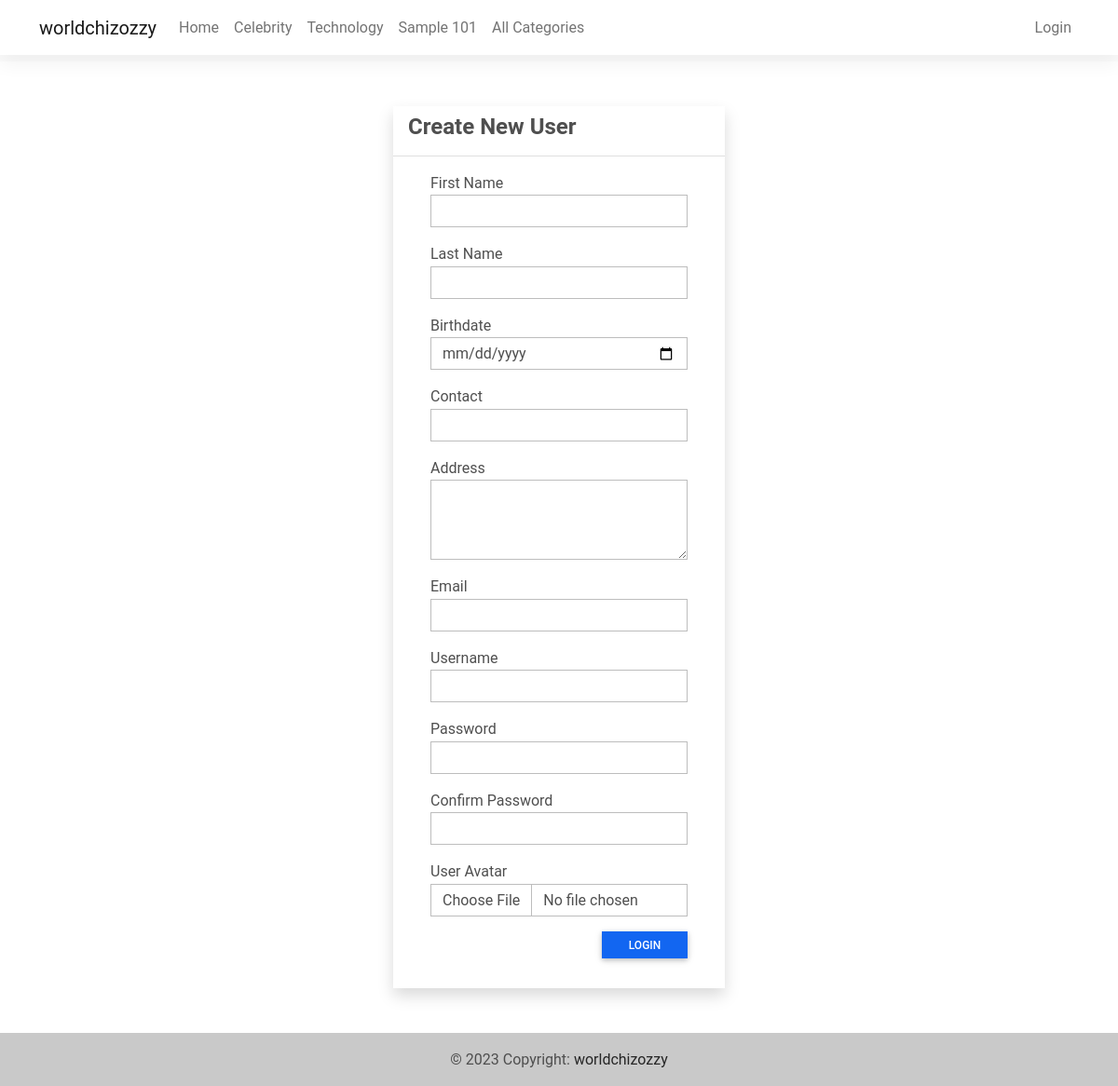
/user-register, run on the app's committed database.
### blogApp/models.py (models this page shows, shortened)
class Category(models.Model):
    class Meta:
        verbose_name_plural = 'categories'
    name = models.CharField(max_length=250)
    description = models.TextField(blank=True, null=True)
    status = models.IntegerField(default = 1)
    date_added = models.DateTimeField(default=timezone.now)
    date_updated = models.DateTimeField(auto_now=True)

### blogApp/views.py (the view, shortened to what this page needs)
# urls.py: path('user-register', views.registerUser, name="register-user"),
def registerUser(request):
    user = request.user
    if user.is_authenticated:
        return redirect('home-page')
    context['page_title'] = "Register User"
    return render(request,'register.html',context)

### blogApp/templates/register.html (shortened to what this page needs)
{% extends 'base.html' %}{% load static %}{% block pageContent %}
<div class="row justify-content-center">
    <div class="col-lg-4 col-md-6 col-sm-12 col-xs-12">
        <div class="card card-default rounded-0 shadow">
            <div class="card-header">
                <h4 class="card-title"><b>Create New User</b></h4>
            </div>
            <div class="card-body">
                <div class="container-fluid">
                    <form id="register-user" method="POST" action="{% url 'register-user' %}" enctype="multipart/form-data">
                        <div class="mdc-layout-grid">
                            <div class="mdc-layout-grid__inner">
                                <div class="form-group mb-3">
                                    <label for="first_name" class="control-label">First Name</label>
                                    <input type="text" class="form-control rounded-0" name="first_name" id="first_name" value="{{ reg_form.data.first_name }}" required="required">
                                </div>
                                <div class="form-group mb-3">
                                    <label for="last_name" class="control-label">Last Name</label>
                                    <input type="text" class="form-control rounded-0" name="last_name" id="last_name" value="{{ reg_form.data.last_name }}" required="required">
                                </div>
                                <div class="form-group mb-3">
                                    <label for="dob" class="control-label">Birthdate</label>
                                    <input type="date" class="form-control rounded-0" name="dob" id="dob" value="{{ reg_form.data.dob }}" required="required">
                                </div>
                                <div class="form-group mb-3">
                                    <label for="contact" class="control-label">Contact</label>
                                    <input type="text" class="form-control rounded-0" name="contact" id="contact" value="{{ reg_form.data.contact }}" required="required">
                                </div>
                                <div class="form-group mb-3">
                                    <label for="address" class="control-label">Address</label>
                                    <textarea rows="3" class="form-control rounded-0" name="address" id="address" required="required">{{ reg_form.data.address }}</textarea>
                                </div>
                                <div class="form-group mb-3">
                                    <label for="email" class="control-label">Email</label>
                                    <input type="email" class="form-control rounded-0" name="email" id="email" value="{{ reg_form.data.email }}" required="required">
                                </div>
                                <div class="form-group mb-3">
                                    <label for="username" class="control-label">Username</label>
                                    <input type="text" class="form-control rounded-0" name="username" id="username" value="{{ reg_form.data.username }}" required="required">
                                </div>
                                <div class="form-group mb-3">
                                    <label for="password1" class="control-label">Password</label>
                                    <input type="password" class="form-control rounded-0" name="password1" id="password1" value="{{ reg_form.data.password1 }}" required="required">
                                </div>
                                <div class="form-group mb-3">
                                    <label for="password2" class="control-label">Confirm Password</label>
                                    <input type="password" class="form-control rounded-0" name="password2" id="password2" value="{{ reg_form.data.password2 }}" required="required">
                                </div>
                                <div class="form-group mb-3">
                                    <label for="avatar" class="control-label">User Avatar</label>
                                    <input type="file" class="form-control rounded-0" name="avatar" id="avatar" accept="images/*" required="required">
                                </div>
                                <div class="form-group mb-3">
                                    <div class="d-flex w-100 justify-content-end">
                                        <button class="btn btn-sm rounded-0 btn-primary col-4">
                                                Login
                                            </button>
                                    </div>
                                </div>
                            </div>
                        </div>
                    </form>
                </div>
            </div>
        </div>
    </div>
</div>
{% endblock pageContent %}

### blogApp/templates/TopNavigation.html (shortened to what this page needs)
{% load static %}
<header>
    <nav class="navbar navbar-expand-lg navbar-light bg-white fixed-top">
        <div class="container">
            <a class="navbar-brand" target="_blank" href="/">
                worldchizozzy
            </a>
            <div class="collapse navbar-collapse" id="navbarExample01">
                <ul class="navbar-nav me-auto mb-2 mb-lg-0">
                    <li class="nav-item active">
                        <a class="nav-link" aria-current="page" href="{% url 'home-page' %}">Home</a>
                    </li>
                    {% for category in category_list_limited %}
                    <li class="nav-item">
                        <a class="nav-link" href="{% url 'category-post' category.pk %}">{{ category.name }}</a>
                    </li>
                    {% endfor %}
                    <li class="nav-item">
                        <a class="nav-link" href="{% url 'category-page' %}">All Categories</a>
                    </li>
                </ul>
                <ul class="navbar-nav d-flex flex-row">
                    {% if user.id %}
                    <li class="nav-item me-3 me-lg-0">
                        <a class="nav-link" href="{% url 'post-mgt' %}">Post Mgt</a>
                    </li>
                    {% if user.profile.user_type == 1 %}
                    <li class="nav-item me-3 me-lg-0">
                        <a class="nav-link" href="{% url 'category-mgt' %}">Category Mgt</a>
                    </li>
                    {% endif %}
                    <li class="nav-item me-3 me-lg-0">
                        <a class="nav-link" href="{% url 'profile' %}">
                            <span class="me-1"><img src="{{ user.profile.avatar.url}}" alt="User Avatar" id="user-avatar" class="img-thumbnail rounded-circle"></span>Howdy, {{ user.first_name }} {{user.last_name}}
                        </a>
                    </li>
                    <li class="nav-item me-3 me-lg-0">
                        <a class="nav-link" href="{% url 'logout' %}">Logout</a>
                    </li>
                    {% else %}
                    <li class="nav-item me-3 me-lg-0">
                        <a class="nav-link" href="{% url 'login' %}">Login</a>
                    </li>
                    {% endif %}
                </ul>
            </div>
        </div>
    </nav>
    <div id="intro" class="pt-2 text-center bg-light">
    </div>
</header>

### static/blogApp/assets/default/css/style.css (style rules this page uses)
html, body { height: 100%; width: 100%; }

### blogApp/templates/TopNavigation.html (style rules this page uses)
#intro { margin-top: 58px; }

### data on the page
Category: name "Celebrity"
Category: name "Technology"
Category: name "Sample 101"
